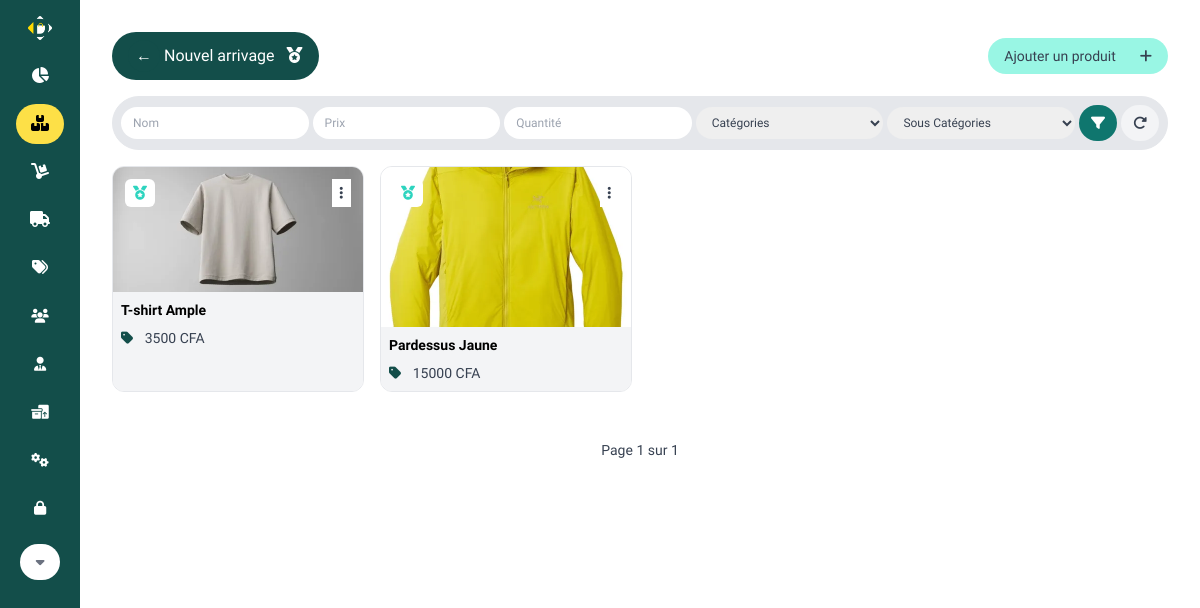
Page /dashboard/products/new/ (signed in) on the earlier database version.
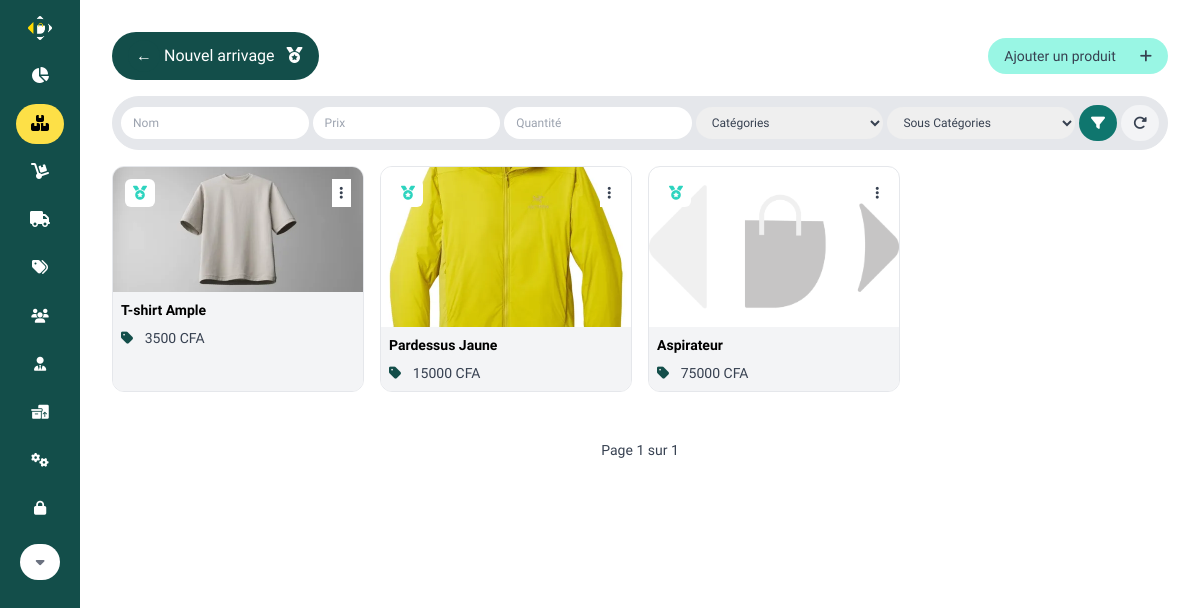
Same page on the later database version.
### store/models.py (models this page shows, shortened)
class Product(models.Model):
    name = models.CharField(max_length=256)
    brand = models.CharField(max_length=256, default='Générique')
    category = models.ForeignKey(Category, on_delete=models.CASCADE)
    supplier = models.ForeignKey(Supplier, null=True, blank=True, on_delete=models.SET_NULL)
    subcategory = models.ForeignKey(SubCategory, on_delete=models.CASCADE)
    unit = models.CharField(max_length=50, choices=unit_types)
    quantity = models.IntegerField(default='0', blank=True, null=True)
    price = models.IntegerField(default='0', blank=True, null=True)
    promo_price = models.IntegerField(default='0', blank=True, null=True)
    description = models.CharField(max_length=500, blank=True, null=True)
    is_expirable = models.BooleanField(default=False)
    is_promoted = models.BooleanField(default=False)
    production_date = models.DateField(null=True, blank=True)
    expiration_date = models.DateField(null=True, blank=True)
    likes = models.ManyToManyField(CustomUser, blank=True)
    is_featured = models.BooleanField(default=False)
    is_new = models.BooleanField(default=True)
    timestamp = models.DateTimeField(auto_now_add=True,  blank=True, null=True)
    thumbnail = models.ImageField(
        upload_to='store/products/', blank=True, null=True)

### dashboard/views.py (the view)
# urls.py: path('products/new/', new_arrivals, name='new_arrivals'),
@login_required(login_url='login')
def new_arrivals(req):
    categories = Category.objects.all()
    subcategories = SubCategory.objects.all()
    products = Product.objects.filter(is_new=True).order_by('-name')
    objects = paginate_objects(req, products)
    context = {
        "dash_products": "dash_active",
        'title': 'Products',
        'objects': objects,
        'categories': categories,
        'subcategories': subcategories,
    }
    return render(req, 'dashboard/new_arrivals.html', context)

### store/context_processors.py (called while the page is built)
def cart(request):
    return {'cart': Cart(request)}

### utils.py (called while the page is built)
def h_encode(id):
    return hashids.encode(id)

def paginate_objects(req, obj_list, obj_count=12):
    p = Paginator(obj_list, obj_count)
    page = req.GET.get('page')
    objects = p.get_page(page)
    return objects

    def to_url(self, value):
        return h_encode(value)

### dashboard/templates/dashboard/new_arrivals.html (shortened to what this page needs)
{% extends 'main_alt.html' %} {% load static %} {% block content %}
<div class="w-full max-w-7xl mx-auto flex flex-col gap-4">
  <div class="flex items-center justify-between">
    <div class="flex justify-between items-center">
      <h3 class="bg-teal-900 rounded-full text-white py-2 px-4">
        <a
          id="back-button"
          class="inline-block px-2 py-1 text-white bg-teal-900 hover:bg-yellow-300 hover:text-black rounded-full transition-all duration-300"
          href="#"
          >&larr;</a
        >
        Nouvel arrivage
        <i class="fa-solid fa-medal ml-2"></i>
      </h3>
    </div>
    <a
      href="{% url 'add_product' %}"
      class="bg-teal-200 hover:bg-teal-300 rounded-full text-sm py-2 px-4 flex items-center gap-4 group transition-all duration-300"
    >
      Ajouter un produit
      <i class="fa-solid fa-plus ml-2"></i>
    </a>
  </div>
  <form
    id="filter"
    hx-post="{% url 'new_arrivals' %}"
    hx-target=".objects_list"
    class="p-2 w-full bg-gray-200 border rounded-full flex justify-between items-center gap-1 text-sm xl:text-sm"
  >
    <section class="w-full flex justify-between items-center gap-1 text-xs">
      <input
        placeholder="Nom"
        name="name"
        type="text"
        class="px-3 py-2 rounded-full focus:outline-none focus:ring-1 focus:ring-teal-300 w-full cursor-pointer"
      />
      <input
        placeholder="Prix"
        name="price"
        type="text"
        class="px-3 py-2 rounded-full focus:outline-none focus:ring-1 focus:ring-teal-300 w-full cursor-pointer"
      />
      <input
        placeholder="Quantité"
        name="quantity"
        type="text"
        class="px-3 py-2 rounded-full focus:outline-none focus:ring-1 focus:ring-teal-300 w-full cursor-pointer"
      />
      <select
        name="category"
        class="hidden sm:flex px-3 py-2 rounded-full focus:outline-none focus:ring-1 focus:ring-teal-300 w-full cursor-pointer"
      >
        <option value="" selected="true" disabled="disabled">Catégories</option>
      </select>
      <select
        name="subcategory"
        class="hidden sm:flex px-3 py-2 rounded-full focus:outline-none focus:ring-1 focus:ring-teal-300 w-full cursor-pointer"
      >
        <option value="" selected="true" disabled="disabled">
          Sous Catégories
        </option>
      </select>
    </section>
    <button
      class="px-3 py-2 bg-teal-700 hover:bg-teal-900 text-white hover:text-yellow-300 rounded-full transition duration-200 ease-in"
      type="submit"
    >
      <i class="fa-solid fa-filter"></i>
    </button>
    <button
      class="px-3 py-2 bg-gray-100 hover:bg-gray-400 hover:text-black rounded-full transition duration-200 ease-in"
      hx-on:click="clearForm('filter')"
      type="submit"
    >
      <i class="fa-solid fa-rotate-right"></i>
    </button>
  </form>
  {% if not objects %}
  <div class="flex flex-col items-center gap-2 my-20 mx-auto">
    <i class="fa-solid fa-box-open text-teal-900 text-9xl"></i>
    <span>Aucun nouveau produit trouvé</span>
    <a
      href="{% url 'dash_products' %}"
      class="bg-yellow-100 rounded-full py-2 px-4 flex items-center gap-4 group"
      >Parcourir le catalogue
      <span
        class="bg-yellow-300 rounded-full py-2 px-3 group-hover:bg-teal-900 group-hover:text-white"
        >&rarr;</span
      ></a
    >
  </div>
  {% else %}
  <div class="grid grid-cols-2 gap-4 md:grid-cols-3 lg:grid-cols-4">
    {% for obj in objects %}
    {% include 'dashboard/components/product_grid_card.html' %}
    {% endfor %}
  </div>
  {% include 'paginator.html' %}
  {% endif %}
</div>
{% endblock %}

### dashboard/templates/dashboard/components/product_grid_card.html (shortened to what this page needs)
{% load static %}
<div
  class="relative w-full h-full bg-white flex flex-col justify-between rounded-xl border hover:shadow-lg group transition duration-200 ease-in overflow-hidden"
>
  {% if obj.thumbnail %}
  <img
    src="{{ obj.thumbnail.url }}"
    alt="{{ obj.name }}"
    class="w-full h-40 object-cover"
  />
  {% else %}
  <img
    src="{% static 'imgs/logo-g.png' %}"
    alt="image"
    class="w-full h-40 object-cover"
  />
  {% endif %}
  {% if obj.is_new %}
  <span
    class="absolute top-3 left-3 bg-white rounded-md px-2 py-1 text-teal-400 text-sm"
  >
    <i class="fa-solid fa-medal"></i>
  </span>
  {% endif %}
  <div class="absolute top-3 right-3 text-gray-700">
    <button
      type="button"
      class="hover:text-black bg-white hover:text-teal-400 px-2 py-1 hover:text-teal-400 text-sm"
      name="sentry"
      aria-expanded="false"
      aria-haspopup="true"
      onclick="toggleMenu(this,'menu_c_{{obj.id}}')"
    >
      <i class="fa-sharp fa-solid fa-ellipsis-vertical"></i>
    </button>
  </div>
  <article class="p-2 h-full flex flex-col gap-2 bg-gray-100 text-sm">
    <h3 class="font-bold text-black text-sm">{{obj.name}}</h3>
    {% if obj.is_promoted %}
    <p>
      <i class="fa-solid fa-tags text-yellow-300 mr-2"></i>
      {{obj.promo_price}} CFA
    </p>
    {% else %}
    <p>
      <i class="fa-solid fa-tag text-teal-900 mr-2"></i>
      {{obj.price}} CFA
    </p>
    {% endif %}
  </article>
</div>

Differences in the rows shown:
added Product: is_new True (drawn), name "Aspirateur", price "75000"
